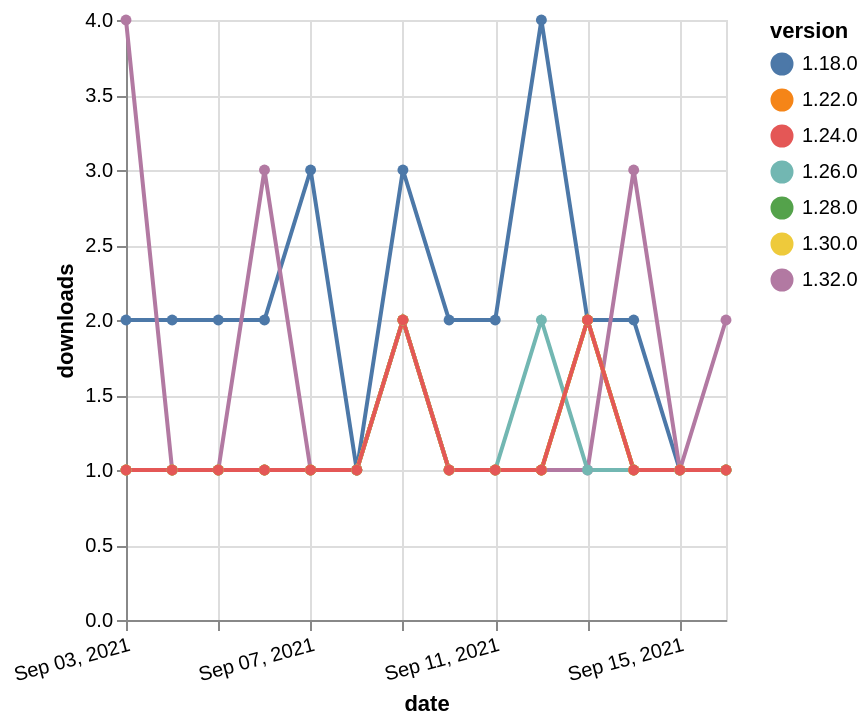

Write a Vega-Lite specification for this figure.
### Vega-Lite specification from a JSON file in a GitHub repository (floating-point values rounded to 4 significant figures)
{"$schema": "https://vega.github.io/schema/vega-lite/v5.json", "description": "A simple bar chart with embedded data.", "data": {"values": [{"date": "2021-09-03", "total": 2312, "delta": 2, "version": "1.18.0"}, {"date": "2021-09-04", "total": 2314, "delta": 2, "version": "1.18.0"}, {"date": "2021-09-05", "total": 2316, "delta": 2, "version": "1.18.0"}, {"date": "2021-09-06", "total": 2318, "delta": 2, "version": "1.18.0"}, {"date": "2021-09-07", "total": 2321, "delta": 3, "version": "1.18.0"}, {"date": "2021-09-08", "total": 2322, "delta": 1, "version": "1.18.0"}, {"date": "2021-09-09", "total": 2325, "delta": 3, "version": "1.18.0"}, {"date": "2021-09-10", "total": 2327, "delta": 2, "version": "1.18.0"}, {"date": "2021-09-11", "total": 2329, "delta": 2, "version": "1.18.0"}, {"date": "2021-09-12", "total": 2333, "delta": 4, "version": "1.18.0"}, {"date": "2021-09-13", "total": 2335, "delta": 2, "version": "1.18.0"}, {"date": "2021-09-14", "total": 2337, "delta": 2, "version": "1.18.0"}, {"date": "2021-09-15", "total": 2338, "delta": 1, "version": "1.18.0"}, {"date": "2021-09-16", "total": 2339, "delta": 1, "version": "1.18.0"}, {"date": "2021-09-03", "total": 119, "delta": 4, "version": "1.32.0"}, {"date": "2021-09-04", "total": 120, "delta": 1, "version": "1.32.0"}, {"date": "2021-09-05", "total": 121, "delta": 1, "version": "1.32.0"}, {"date": "2021-09-06", "total": 124, "delta": 3, "version": "1.32.0"}, {"date": "2021-09-07", "total": 125, "delta": 1, "version": "1.32.0"}, {"date": "2021-09-08", "total": 126, "delta": 1, "version": "1.32.0"}, {"date": "2021-09-09", "total": 128, "delta": 2, "version": "1.32.0"}, {"date": "2021-09-10", "total": 129, "delta": 1, "version": "1.32.0"}, {"date": "2021-09-11", "total": 130, "delta": 1, "version": "1.32.0"}, {"date": "2021-09-12", "total": 131, "delta": 1, "version": "1.32.0"}, {"date": "2021-09-13", "total": 132, "delta": 1, "version": "1.32.0"}, {"date": "2021-09-14", "total": 135, "delta": 3, "version": "1.32.0"}, {"date": "2021-09-15", "total": 136, "delta": 1, "version": "1.32.0"}, {"date": "2021-09-16", "total": 138, "delta": 2, "version": "1.32.0"}, {"date": "2021-09-03", "total": 238, "delta": 1, "version": "1.22.0"}, {"date": "2021-09-04", "total": 239, "delta": 1, "version": "1.22.0"}, {"date": "2021-09-05", "total": 240, "delta": 1, "version": "1.22.0"}, {"date": "2021-09-06", "total": 241, "delta": 1, "version": "1.22.0"}, {"date": "2021-09-07", "total": 242, "delta": 1, "version": "1.22.0"}, {"date": "2021-09-08", "total": 243, "delta": 1, "version": "1.22.0"}, {"date": "2021-09-09", "total": 245, "delta": 2, "version": "1.22.0"}, {"date": "2021-09-10", "total": 246, "delta": 1, "version": "1.22.0"}, {"date": "2021-09-11", "total": 247, "delta": 1, "version": "1.22.0"}, {"date": "2021-09-12", "total": 248, "delta": 1, "version": "1.22.0"}, {"date": "2021-09-13", "total": 250, "delta": 2, "version": "1.22.0"}, {"date": "2021-09-14", "total": 251, "delta": 1, "version": "1.22.0"}, {"date": "2021-09-15", "total": 252, "delta": 1, "version": "1.22.0"}, {"date": "2021-09-16", "total": 253, "delta": 1, "version": "1.22.0"}, {"date": "2021-09-03", "total": 155, "delta": 1, "version": "1.28.0"}, {"date": "2021-09-04", "total": 156, "delta": 1, "version": "1.28.0"}, {"date": "2021-09-05", "total": 157, "delta": 1, "version": "1.28.0"}, {"date": "2021-09-06", "total": 158, "delta": 1, "version": "1.28.0"}, {"date": "2021-09-07", "total": 159, "delta": 1, "version": "1.28.0"}, {"date": "2021-09-08", "total": 160, "delta": 1, "version": "1.28.0"}, {"date": "2021-09-09", "total": 162, "delta": 2, "version": "1.28.0"}, {"date": "2021-09-10", "total": 163, "delta": 1, "version": "1.28.0"}, {"date": "2021-09-11", "total": 164, "delta": 1, "version": "1.28.0"}, {"date": "2021-09-12", "total": 165, "delta": 1, "version": "1.28.0"}, {"date": "2021-09-13", "total": 167, "delta": 2, "version": "1.28.0"}, {"date": "2021-09-14", "total": 168, "delta": 1, "version": "1.28.0"}, {"date": "2021-09-15", "total": 169, "delta": 1, "version": "1.28.0"}, {"date": "2021-09-16", "total": 170, "delta": 1, "version": "1.28.0"}, {"date": "2021-09-03", "total": 178, "delta": 1, "version": "1.26.0"}, {"date": "2021-09-04", "total": 179, "delta": 1, "version": "1.26.0"}, {"date": "2021-09-05", "total": 180, "delta": 1, "version": "1.26.0"}, {"date": "2021-09-06", "total": 181, "delta": 1, "version": "1.26.0"}, {"date": "2021-09-07", "total": 182, "delta": 1, "version": "1.26.0"}, {"date": "2021-09-08", "total": 183, "delta": 1, "version": "1.26.0"}, {"date": "2021-09-09", "total": 185, "delta": 2, "version": "1.26.0"}, {"date": "2021-09-10", "total": 186, "delta": 1, "version": "1.26.0"}, {"date": "2021-09-11", "total": 187, "delta": 1, "version": "1.26.0"}, {"date": "2021-09-12", "total": 189, "delta": 2, "version": "1.26.0"}, {"date": "2021-09-13", "total": 190, "delta": 1, "version": "1.26.0"}, {"date": "2021-09-14", "total": 191, "delta": 1, "version": "1.26.0"}, {"date": "2021-09-15", "total": 192, "delta": 1, "version": "1.26.0"}, {"date": "2021-09-16", "total": 193, "delta": 1, "version": "1.26.0"}, {"date": "2021-09-03", "total": 179, "delta": 1, "version": "1.30.0"}, {"date": "2021-09-04", "total": 180, "delta": 1, "version": "1.30.0"}, {"date": "2021-09-05", "total": 181, "delta": 1, "version": "1.30.0"}, {"date": "2021-09-06", "total": 182, "delta": 1, "version": "1.30.0"}, {"date": "2021-09-07", "total": 183, "delta": 1, "version": "1.30.0"}, {"date": "2021-09-08", "total": 184, "delta": 1, "version": "1.30.0"}, {"date": "2021-09-09", "total": 186, "delta": 2, "version": "1.30.0"}, {"date": "2021-09-10", "total": 187, "delta": 1, "version": "1.30.0"}, {"date": "2021-09-11", "total": 188, "delta": 1, "version": "1.30.0"}, {"date": "2021-09-12", "total": 189, "delta": 1, "version": "1.30.0"}, {"date": "2021-09-13", "total": 191, "delta": 2, "version": "1.30.0"}, {"date": "2021-09-14", "total": 192, "delta": 1, "version": "1.30.0"}, {"date": "2021-09-15", "total": 193, "delta": 1, "version": "1.30.0"}, {"date": "2021-09-16", "total": 194, "delta": 1, "version": "1.30.0"}, {"date": "2021-09-03", "total": 190, "delta": 1, "version": "1.24.0"}, {"date": "2021-09-04", "total": 191, "delta": 1, "version": "1.24.0"}, {"date": "2021-09-05", "total": 192, "delta": 1, "version": "1.24.0"}, {"date": "2021-09-06", "total": 193, "delta": 1, "version": "1.24.0"}, {"date": "2021-09-07", "total": 194, "delta": 1, "version": "1.24.0"}, {"date": "2021-09-08", "total": 195, "delta": 1, "version": "1.24.0"}, {"date": "2021-09-09", "total": 197, "delta": 2, "version": "1.24.0"}, {"date": "2021-09-10", "total": 198, "delta": 1, "version": "1.24.0"}, {"date": "2021-09-11", "total": 199, "delta": 1, "version": "1.24.0"}, {"date": "2021-09-12", "total": 200, "delta": 1, "version": "1.24.0"}, {"date": "2021-09-13", "total": 202, "delta": 2, "version": "1.24.0"}, {"date": "2021-09-14", "total": 203, "delta": 1, "version": "1.24.0"}, {"date": "2021-09-15", "total": 204, "delta": 1, "version": "1.24.0"}, {"date": "2021-09-16", "total": 205, "delta": 1, "version": "1.24.0"}]}, "width": "container", "mark": {"type": "line", "point": {"filled": true}}, "encoding": {"x": {"field": "date", "type": "temporal", "timeUnit": "yearmonthdate", "title": "date", "axis": {"labelAngle": -15}}, "y": {"field": "delta", "type": "quantitative", "title": "downloads"}, "color": {"field": "version", "type": "nominal"}, "tooltip": {"field": "delta"}}}
